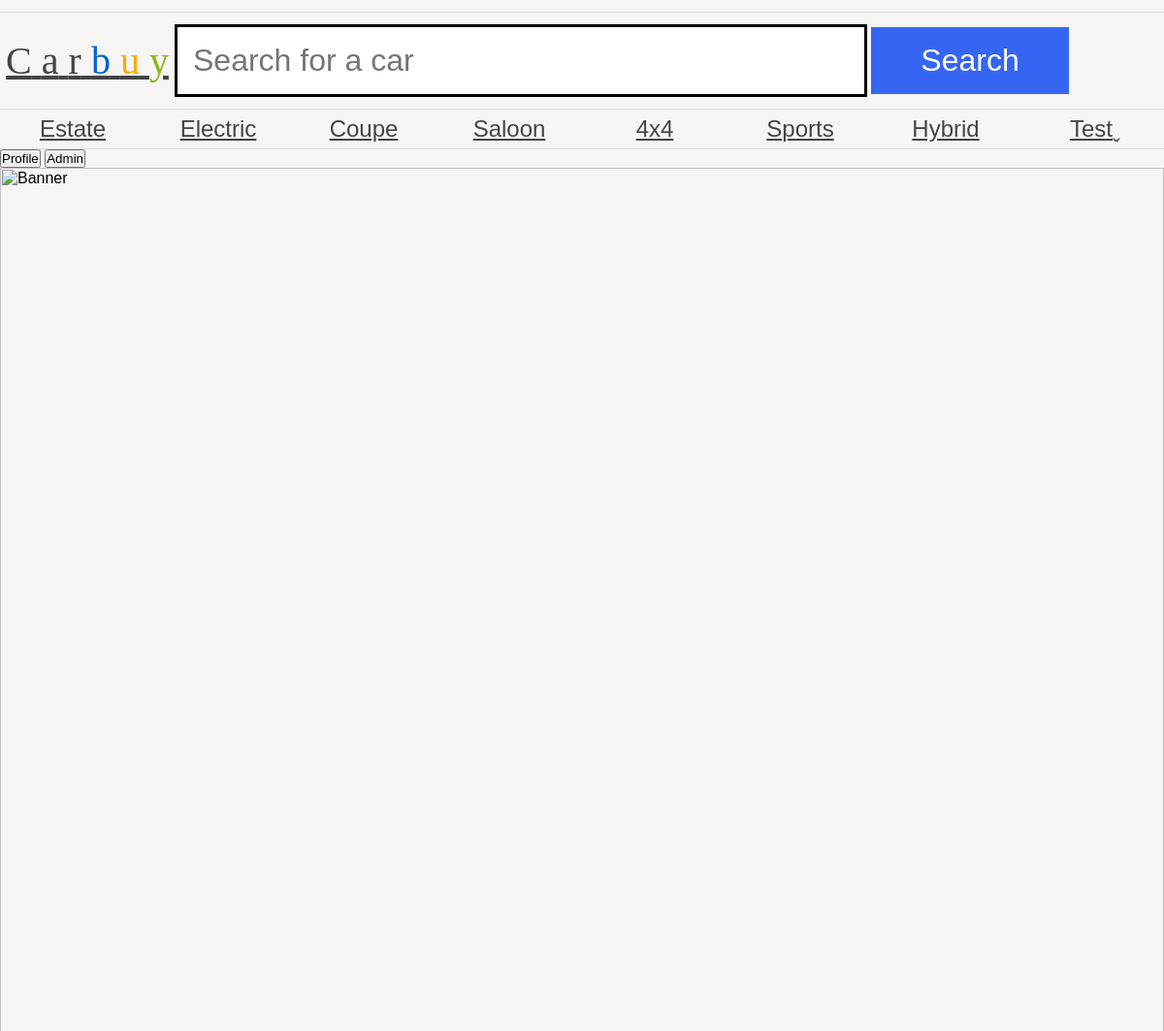
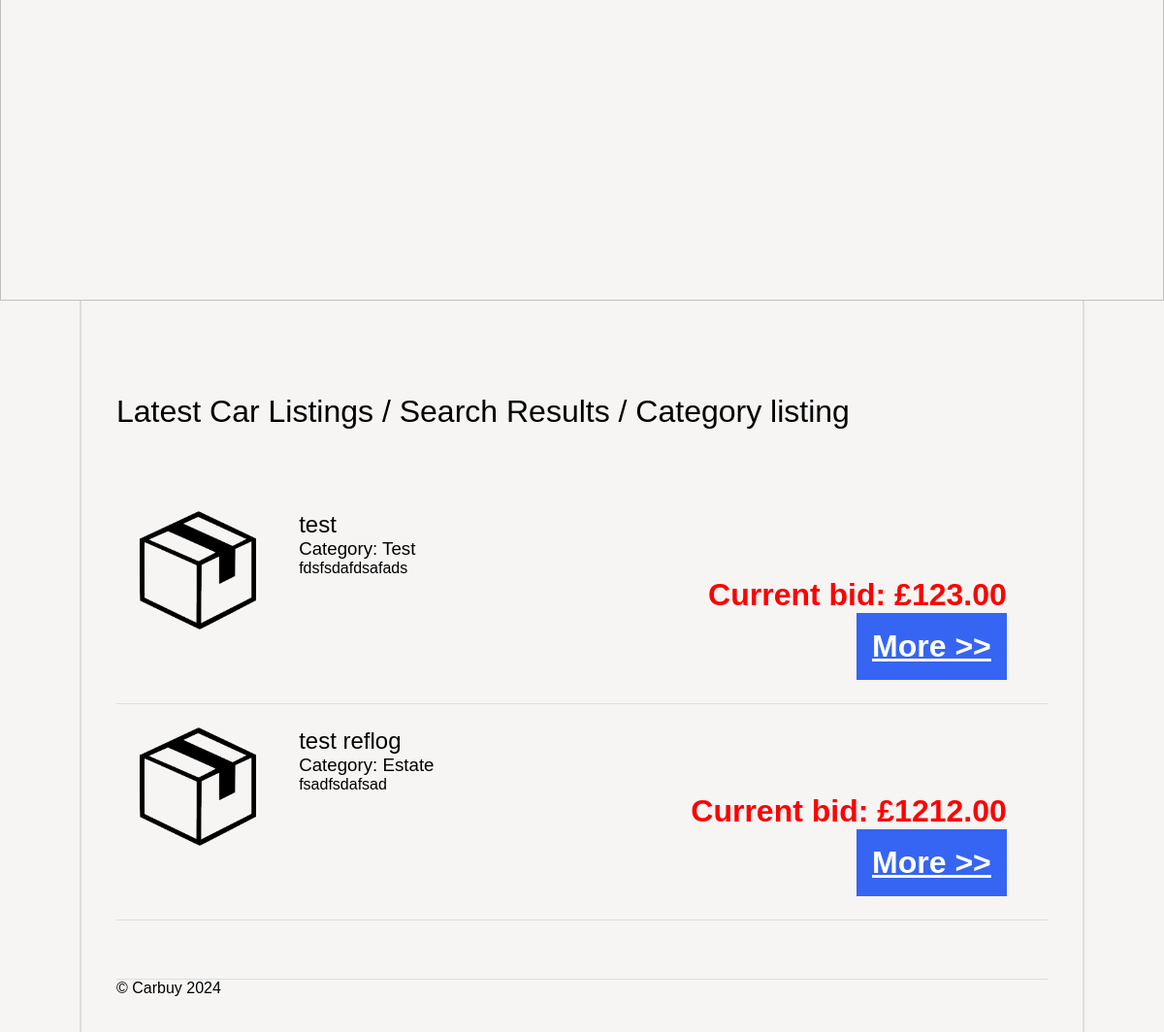
The app's page /as1/public/index.php with its own data (2 pictures, top to bottom).
### tables this page shows
CREATE TABLE `category` (
  `category_id` int(11) NOT NULL AUTO_INCREMENT,
  `name` varchar(255) DEFAULT NULL,
  PRIMARY KEY (`category_id`)
);

CREATE TABLE `auction` (
  `product_id` int(11) NOT NULL AUTO_INCREMENT,
  `title` varchar(255) DEFAULT NULL,
  `endDate` date DEFAULT NULL,
  `description` varchar(255) DEFAULT NULL,
  `categoryId` varchar(255) DEFAULT NULL,
  `price` decimal(8,2) DEFAULT NULL,
  `user_id` int(11) DEFAULT NULL,
  PRIMARY KEY (`product_id`),
  KEY `Foreign` (`user_id`) USING BTREE,
  CONSTRAINT `test` FOREIGN KEY (`user_id`) REFERENCES `users` (`id`) ON DELETE CASCADE ON UPDATE CASCADE
);

### as1/public/dbConn.php (called while the page is built, shortened)
<?php
$username = "v.je";
$password = "v.je";
$conn = new PDO('mysql:dbname=assignment1;host=mysql', $username, $password, [PDO::ATTR_ERRMODE => PDO::ERRMODE_EXCEPTION]);
$getCategoryQuery = $conn->prepare('SELECT * FROM category');
$getCategoryQuery->execute();
$getCategory = $getCategoryQuery->fetchAll();
?>

### as1/public/index.php (the view, shortened to what this page needs)
<?php
require 'header.php';
require 'dbConn.php';
$getCarQuery = $conn->query('SELECT * FROM `auction` ORDER BY endDate DESC LIMIT 10;');
$getCarQuery->execute();
$getCar = $getCarQuery->fetchAll();
?>
<main>
	<h1>Latest Car Listings / Search Results / Category listing</h1>
	<?php
	array_map(function ($Car) {
		$CarName = htmlspecialchars($Car['title']);
		$CarCategory = htmlspecialchars($Car['categoryId']);
		$CarDescription = htmlspecialchars($Car['description']);
		$CarPrice = htmlspecialchars($Car['price']);
		$CarID = urlencode($Car['product_id']);
		echo '<ul class="carList">
            <li>
                <img src="car.png" alt="car name">
                <article>
                    <h2>' . $CarName . '</h2>
                    <h3>Category: ' . $CarCategory . '</h3>
                    <p>' . $CarDescription . '</p>
                    <p class="price">Current bid: £' . $CarPrice . '</p>
                    <a href="bidAuction.php?CarID=' . $CarID . '" class="more auctionLink">More &gt;&gt;</a>
                </article>
            </li>
        </ul>';
	}, $getCar);
	require 'footer.php';
	?>

### as1/public/header.php (shortened to what this page needs)
<?php
require 'dbConn.php';
?>
<html>
<head>
	<link rel="stylesheet" href="carbuy.css" />
</head>
<body>
	<header>
		<a href="index.php">
			<h1><span class="C">C</span>
				<span class="a">a</span>
				<span class="r">r</span>
				<span class="b">b</span>
				<span class="u">u</span>
				<span class="y">y</span>
			</h1>
		</a>
		<form action="#">
			<input type="text" name="search" placeholder="Search for a car" />
			<input type="submit" name="submit" value="Search" />
		</form>
	</header>
	<nav>
		<ul>
			<?php
			array_map(function ($category) {
				$categoryName = $category['name'];
				$categoryID = $category['category_id'];
				echo '<li>' . '<a class="categoryLink" href="categoryPage.php?categoryID=' . $categoryID . '">' . $categoryName . '</a>' . '</li>';
			}, array_values($getCategory));
			?>
		</ul>
	</nav>
	<div class="headerButton" style="justify-content: center">
		<button>Profile</button>
	</div>
	<span class="HeaderButton">
		<button>Admin</button>
	</span>
	<img src="banners/1.jpg" alt="Banner" />
</body>
</html>

### as1/public/footer.php (shortened to what this page needs)
<!DOCTYPE html>
<html>
	<head>
    <link rel="stylesheet" href="carbuy.css" />
	</head>
	<body>
			<footer>
				&copy;  Carbuy 2024
			</footer>
		</main>
	</body>
</html>

### as1/public/carbuy.css (style rules this page uses)
* { margin: 0; padding: 0; }
body { font-family: "Oxygen-Regular", sans-serif; background-color: #f6f5f4; max-width: 100vw; overflow-x: hidden; }
h1, h2, h3, h4 { font-weight: normal; }
a, a:visited { color: #444; }
header { margin-top: 1vw; font-family: "Univers-Light-Normal"; display: grid; grid-template-columns: 15% 85%; align-items: center; padding-top: 1vw; padding-bottom: 1vw; border-top: 1px solid #ddd; border-bottom: 1px solid #ddd; }
header h1 { text-align: center; font-size: 2.5em; }
form { display: block; }
header form input[type="text"] { border: 3px solid black; font-size: 2em; padding: 0.5em; width: 70%; }
body > img { width: 100vw; }
header form input[type="submit"] { background-color: #3665f3; color: white; width: 20%; font-size: 2em; padding: 0.5em; cursor: pointer; border: 0; }
header .b { color: #0063d1; }
header .u { color: #f4ae01; }
header .y { color: #85b716; }
body > nav { border-bottom: 1px solid #ddd; }
body > nav ul li:last-child a:after { content: "ˬ"; position: absolute; }
body > nav ul { display: flex; width: 100vw; list-style-type: none; }
body > nav ul li { flex: 1; }
body > nav ul li a { display: block; text-align: center; padding-top: 0.5vw; padding-bottom: 0.5vw; font-size: 1.5em; }
.carList { list-style-type: none; }
.carList li { padding: 2vw; border-bottom: 1px solid #ddd; display: grid; grid-template-columns: 18% 80%; }
.carList img { width: auto; display: block; max-width: 10vw; }
p.price { display: block; text-align: right; font-weight: bold; font-size: 2em; }
a.more { display: block; text-align: right; font-weight: bold; float: right; background-color: #3665f3; color: white; font-size: 2em; padding: 0.5em; cursor: pointer; }
main { padding: 3vw; display: block; overflow: hidden; width: 80vw; margin: auto; border-left: 2px solid #ddd; border-right: 2px solid #ddd; }
main h1 { margin-top: 5vw; margin-bottom: 5vw; }
.price { color: red; }
footer { margin-top: 5vw; border-top: 1px solid #ddd; }

### as1/public/header.php (style rules this page uses)
.HeaderButton { display: inline-block; position: relative; }

### records on screen
category: name "Estate"
category: name "Electric"
category: name "Coupe"
category: name "Saloon"
category: name "4x4"
category: name "Sports"
category: name "Hybrid"
category: name "Test"
auction: title "test", categoryId "Test", description "fdsfsdafdsafads", price "123.00"
auction: title "test reflog", categoryId "Estate", description "fsadfsdafsad", price "1212.00"
